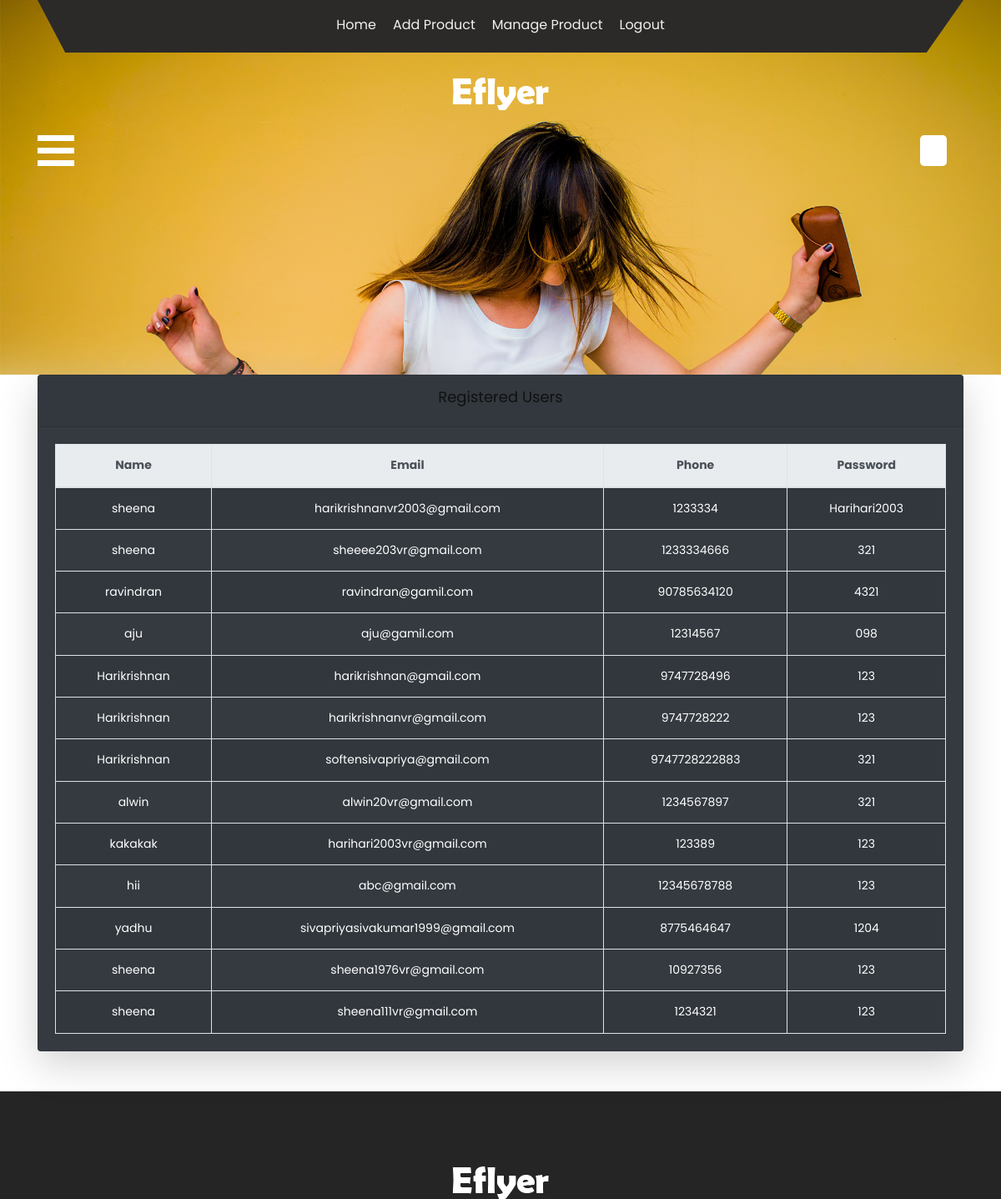
/display_details, run on the app's committed database.
### material/models.py (models this page shows)
class register(models.Model):
    name=models.CharField(max_length=30)
    email=models.EmailField(unique=True)
    number=models.IntegerField(unique=True)
    password=models.CharField(max_length=20)

### material/views.py (the view)
# urls.py: path('display_details',views.display_details),
def display_details(request):
    data=register.objects.all()
    return render(request,'display_details.html',{'data':data})

### template/display_details.html (shortened to what this page needs)
<!DOCTYPE html>
<html lang="en">
   <head>
      {% load static %}
      <link rel="stylesheet" type="text/css" href="{% static 'css/bootstrap.min.css' %}">
      <link rel="stylesheet" type="text/css" href="{% static 'css/style.css' %}">
      <link rel="stylesheet" href="{% static 'css/responsive.css' %}">
      <link rel="stylesheet" href="{% static 'css/jquery.mCustomScrollbar.min.css' %}">
      <link rel="stylesheet" href="https://netdna.bootstrapcdn.com/font-awesome/4.0.3/css/font-awesome.css">
      <link rel="stylesheet" href="https://stackpath.bootstrapcdn.com/font-awesome/4.7.0/css/font-awesome.min.css">
      <link rel="stylesheet" href="{% static 'css/owl.carousel.min.css' %}">
      <link rel="stylesheet" href="{% static 'css/owl.theme.default.min.css' %}">
      <link rel="stylesheet" href="https://cdnjs.cloudflare.com/ajax/libs/fancybox/2.1.5/jquery.fancybox.min.css" media="screen">
   </head>
   <body>
      <div class="banner_bg_main">
         <div class="container">
            <div class="header_section_top">
               <div class="row">
                  <div class="col-sm-12">
                     <div class="custom_menu">
                        <ul>
                           <li><a href="admin">Home</a></li>
                           <li><a href="add_product">Add Product</a></li>
                           <li><a href="manage_product">Manage Product</a></li>
                           <li><a href="logout">Logout</a></li>
                        </ul>
                     </div>
                  </div>
               </div>
            </div>
         </div>
         <div class="logo_section">
            <div class="container">
               <div class="row">
                  <div class="col-sm-12">
                     <div class="logo"><a href="#"><img src="{% static 'images/logo.png' %}"></a></div>
                  </div>
               </div>
            </div>
         </div>
         <div class="header_section">
            <div class="container">
               <div class="containt_main">
                  <span class="toggle_icon" onclick="openNav()"><img src="{% static 'images/toggle-icon.png' %}"></span>
                  <div class="main">
                  </div>
                  <div class="header_box">
                     <div class="lang_box">
                        <a href="#" class="nav-link" data-toggle="dropdown"></a>
                     </div>
                  </div>
               </div>
            </div>
         </div>
         <div class="banner_section layout_padding">
            <div class="container">
               <div class="carousel slide" id="my_slider" data-ride="carousel">
                  <div class="carousel-inner">
                     <div class="carousel-item active">
                        <div class="row">
                              <h1 class="banner_taital"> <br>   </h1>
                           </div>
                        </div>
                     </div>
                  </div>
                  <a class="carousel-control-prev" href="#my_slider" role="button" data-slide="prev">
                  </a>
                  <a class="carousel-control-next" href="#my_slider" role="button" data-slide="next">
                  </a>
               </div>
            </div>
         </div>
         <div class="container my-5">
            <div class="card bg-dark text-white shadow-lg">
               <div class="card-header text-center">
                  <h3 class="mb-0">Registered Users</h3>
               </div>
               <div class="card-body">
                  <div class="table-responsive">
                     <table class="table table-bordered table-hover table-striped text-white mb-0">
                        <thead class="thead-light text-dark">
                           <tr class="text-center">
                              <th>Name</th>
                              <th>Email</th>
                              <th>Phone</th>
                              <th>Password</th>
                           </tr>
                        </thead>
                        <tbody>
                           {% for i in data %}
                           <tr class="text-center">
                              <td>{{ i.name }}</td>
                              <td>{{ i.email }}</td>
                              <td>{{ i.number }}</td>
                              <td>{{ i.password }}</td>
                           </tr>
                           {% endfor %}
                        </tbody>
                     </table>
                  </div>
               </div>
            </div>
         </div>
         <div class="footer_section layout_padding">
            <div class="container">
               <div class="footer_logo"><a href="#"><img src="{% static 'images/logo.png' %}"></a></div>
            </div>
         </div>
   </body>
</html>

### static/css/style.css (style rules this page uses)
* { box-sizing: border-box !important; transition: ease all 0.5s; }
html { scroll-behavior: smooth; overflow-x: hidden; }
body { color: #666666; font-size: 14px; line-height: 1.80857; font-weight: normal; overflow-x: hidden; font-family: 'Poppins', sans-serif; }
a { color: #1f1f1f; text-decoration: none !important; outline: none !important; -webkit-transition: all .3s ease-in-out; -moz-transition: all .3s ease-in-out; -ms-transition: all .3s ease-in-out; -o-transition: all .3s ease-in-out; transition: all .3s ease-in-out; }
h1, h2, h3, h4, h5, h6 { letter-spacing: 0; font-weight: normal; position: relative; padding: 0 0 10px 0; font-weight: normal; line-height: normal; color: #111111; margin: 0 }
h1 { font-size: 24px }
h3 { font-size: 18px }
*, *::after, *::before { -webkit-box-sizing: border-box; -moz-box-sizing: border-box; box-sizing: border-box; }
ul, li, ol { margin: 0px; padding: 0px; list-style: none; }
a { color: #222222; text-decoration: none; outline: none !important; }
a, .btn { text-decoration: none !important; outline: none !important; -webkit-transition: all .3s ease-in-out; -moz-transition: all .3s ease-in-out; -ms-transition: all .3s ease-in-out; -o-transition: all .3s ease-in-out; transition: all .3s ease-in-out; }
img { max-width: 100%; height: auto; }
.layout_padding { padding-top: 90px; padding-bottom: 0px; }
.banner_bg_main { width: 100%; float: left; background-image: url(../images/banner-bg.png); height: auto; background-size: 100%; background-repeat: no-repeat; }
.header_section_top { width: 100%; float: left; background-color: #2b2a29; clip-path: polygon(0 0, 100% 0, 96% 100%, 3% 100%); height: auto; padding: 10px 0px; }
.custom_menu { width: 100%; margin: 0 auto; text-align: center; }
.custom_menu ul { margin: 0px; padding: 0px; display: inline-block; }
.custom_menu li { float: left; font-size: 16px; color: #f1f1f1; padding: 6px 10px 0px 10px; }
.custom_menu li a { color: #f1f1f1; }
.logo_section { width: 100%; float: left; }
.logo { width: 100%; float: left; text-align: center; padding: 30px 0px; }
.header_section { width: 100%; display: flex; }
.containt_main { display: flex; }
.toggle_icon { cursor: pointer; color: #ffffff; order: 2; }
.header_box { order: 2; display: flex; }
.main { flex: 1; margin: 0px 30px; display: inline-block; order: 2; }
.lang_box { display: flex; float: right; background: #fff; border-radius: 5px; margin-right: 20px; }
.nav-link { display: block; padding: .4rem 1rem; }
.banner_section { width: 100%; float: left; padding-bottom: 60px; }
.banner_taital { width: 100%; font-size: 60px; color: #ffffff; text-align: center; text-transform: uppercase; font-weight: bold; }
.footer_section { width: 100%; float: left; background-color: #252525; height: auto; }
.footer_logo { width: 100%; text-align: center; }

### data on the page
register: name "sheena", email "harikrishnanvr2003@gmail.com", number "1233334", password "Harihari2003"
register: name "sheena", email "sheeee203vr@gmail.com", number "1233334666", password "321"
register: name "ravindran", email "ravindran@gamil.com", number "90785634120", password "4321"
register: name "aju", email "aju@gamil.com", number "12314567", password "098"
register: name "Harikrishnan", email "harikrishnan@gmail.com", number "9747728496", password "123"
register: name "Harikrishnan", email "harikrishnanvr@gmail.com", number "9747728222", password "123"
register: name "Harikrishnan", email "softensivapriya@gmail.com", number "9747728222883", password "321"
register: name "alwin", email "alwin20vr@gmail.com", number "1234567897", password "321"
register: name "kakakak", email "harihari2003vr@gmail.com", number "123389", password "123"
register: name "hii", email "abc@gmail.com", number "12345678788", password "123"
register: name "yadhu", email "sivapriyasivakumar1999@gmail.com", number "8775464647", password "1204"
register: name "sheena", email "sheena1976vr@gmail.com", number "10927356", password "123"
register: name "sheena", email "sheena111vr@gmail.com", number "1234321", password "123"
